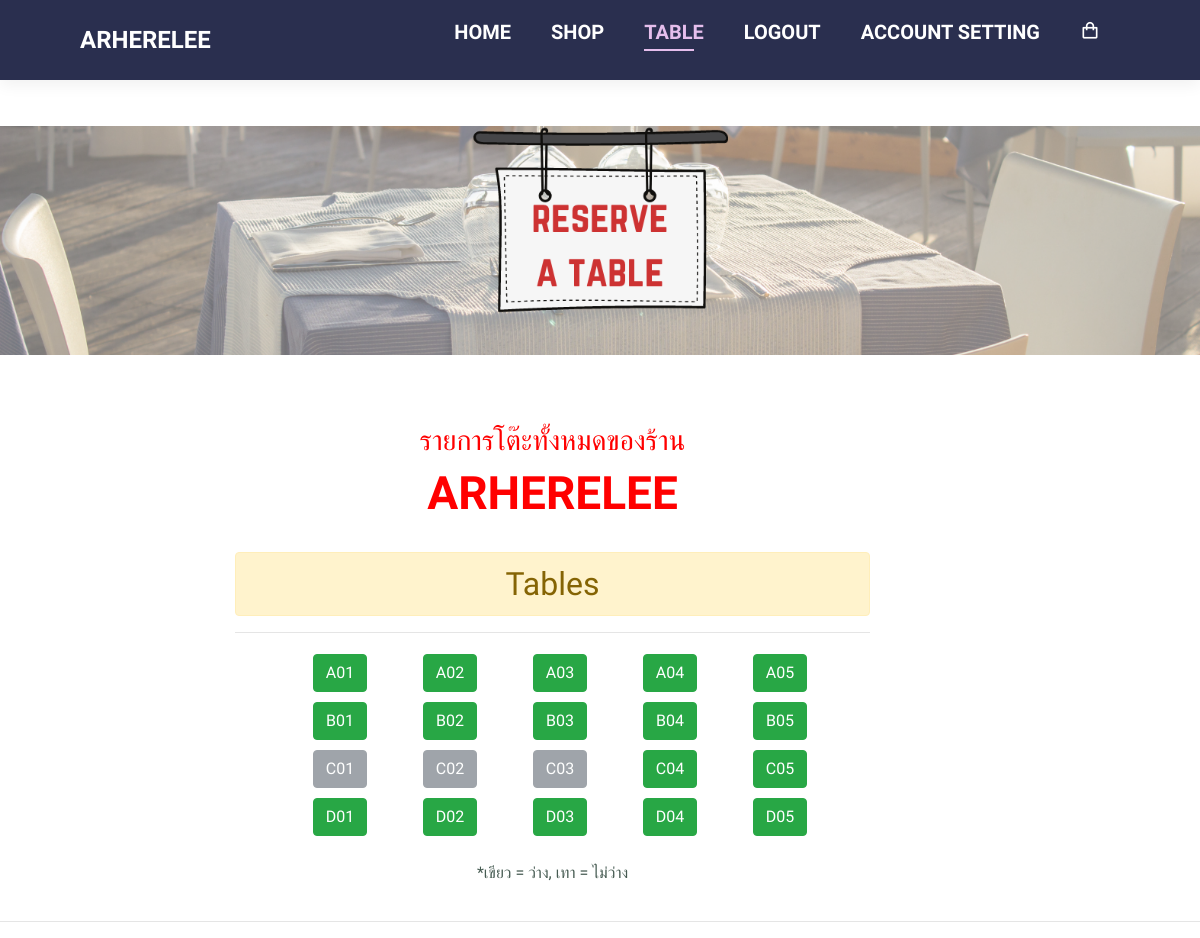
The page /afterlogin/table.php (signed in) on the database as committed earlier.
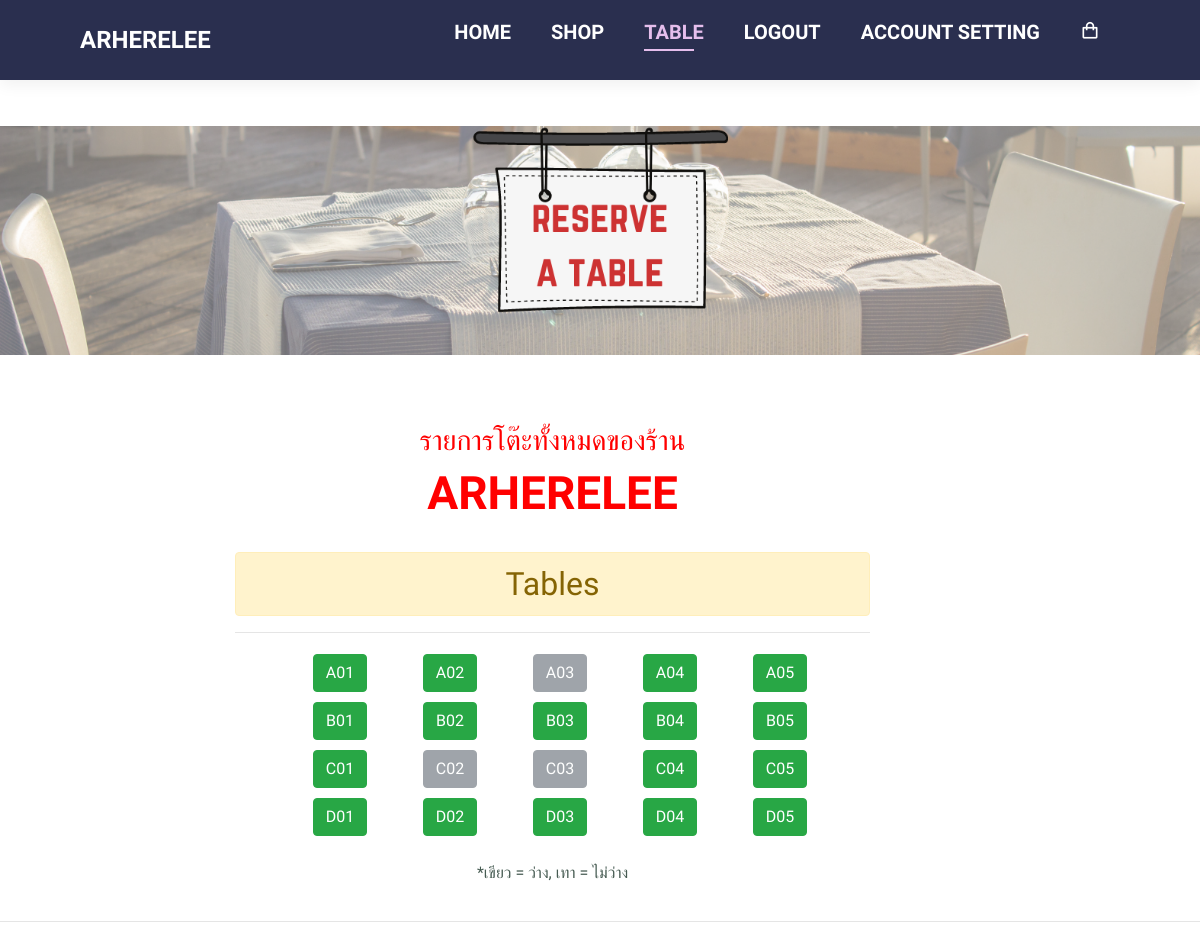
The same page on the database as committed later.
### tables this page shows
CREATE TABLE `seat_reserve` (
  `reserve_id` int(11) NOT NULL,
  `table_name` varchar(3) NOT NULL,
  `table_status` int(1) NOT NULL COMMENT '0=ว่าง,1=จอง',
  `seat_type_id` varchar(2) NOT NULL,
  `user_id` int(11) DEFAULT NULL
);

### afterlogin/table.php (the view, shortened to what this page needs)
<?php
require ('condb.php');
$query = "SELECT * FROM seat_reserve ORDER BY reserve_id ASC";
$result = mysqli_query($condb, $query);
?>
<!doctype html>
<html lang="en">
<head>
    <link rel="stylesheet" href="https://stackpath.bootstrapcdn.com/bootstrap/4.1.3/css/bootstrap.min.css"
>
    <link rel="stylesheet"
        href="https://cdn.jsdelivr.net/npm/boxicons@latest/css/boxicons.min.css">
    <link href="https://cdn.jsdelivr.net/npm/remixicon@3.2.0/fonts/remixicon.css" rel="stylesheet">
    <link rel="stylesheet" href="https://cdnjs.cloudflare.com/ajax/libs/font-awesome/5.15.3/css/all.min.css">
    <link rel="stylesheet" href="/database_project/beforelogin/style.css">
</head>
<body>
    <section id="header">
        <a href="afterlogin.php" class="headerlogo">ARHERELEE</a>
        <div>
            <ul id="navbar">
                <li><a href="afterlogin.php">HOME</a></li>
                <li><a href="afshop.php">SHOP</a></li>
                <li><a class="active" href="table.php">TABLE</a></li>
                <li><a href="logout.php">LOGOUT</a></li>
                <li><a href="accountsetting2.php?edit=<?php echo $_SESSION['user_login']; ?>">ACCOUNT SETTING</a></li>
                <li id="lg-bag"><a href="afcart.php"><i class='bx bx-shopping-bag'></i></a></li>
            </ul>
        </div>
    </section>
    <section id="page-table">
    </section>
    <div class="container">
        <div class="row">
            <div class="col-sm-2 col-md-2"></div>
            <div class="col-12 col-sm-11 col-md-7" style="text-align: center;">
                <br>
                <h3 align="center" style="color: red;">รายการโต๊ะทั้งหมดของร้าน</h3>
                <h2 align="center" style="color: red;"><b>ARHERELEE</b></h2>
                <br>
                <div class="row">
                    <div class="col-sm-12 col-md-12">
                        <div class="alert alert-warning h2" role="alert">
                            <center>Tables</center>
                        </div>
                        <hr>
                        <div class="row" style="margin-bottom: 20px;margin-left: 50px",>
                            <?php foreach ($result as $row) {
                                if ($row['table_status'] == 0) {
                                    echo '<div class="col-2 col-md-2 col-sm-2" style="margin: 5px;">';
                                    echo '<a href="booking.php?id=' . $row["reserve_id"] . '&act=booking "class="btn btn-success" target="_blank">' . $row['table_name'] . '</a></div>';
                                } else {
                                    echo '<div class="col-2 col-md-2 col-sm-2" style="margin: 5px;">';
                                    echo '<a href="#" class="btn btn-secondary disabled" target="_blank">' . $row['table_name'] . '</a></div>';
                                }
                            } ?>
                        </div>
                        <p>*เขียว = ว่าง, เทา = ไม่ว่าง</p>
                    </div>
                </div>
            </div>
        </div>
    </div>
    <hr>
</body>
</html>

Rows that differ between the two databases and show on the page:
changed seat_reserve (number 3 of 20 on the later page): table_status 0 → 1 (drawn)
changed seat_reserve (number 11 of 20 on the later page): table_status 1 → 0 (drawn)
